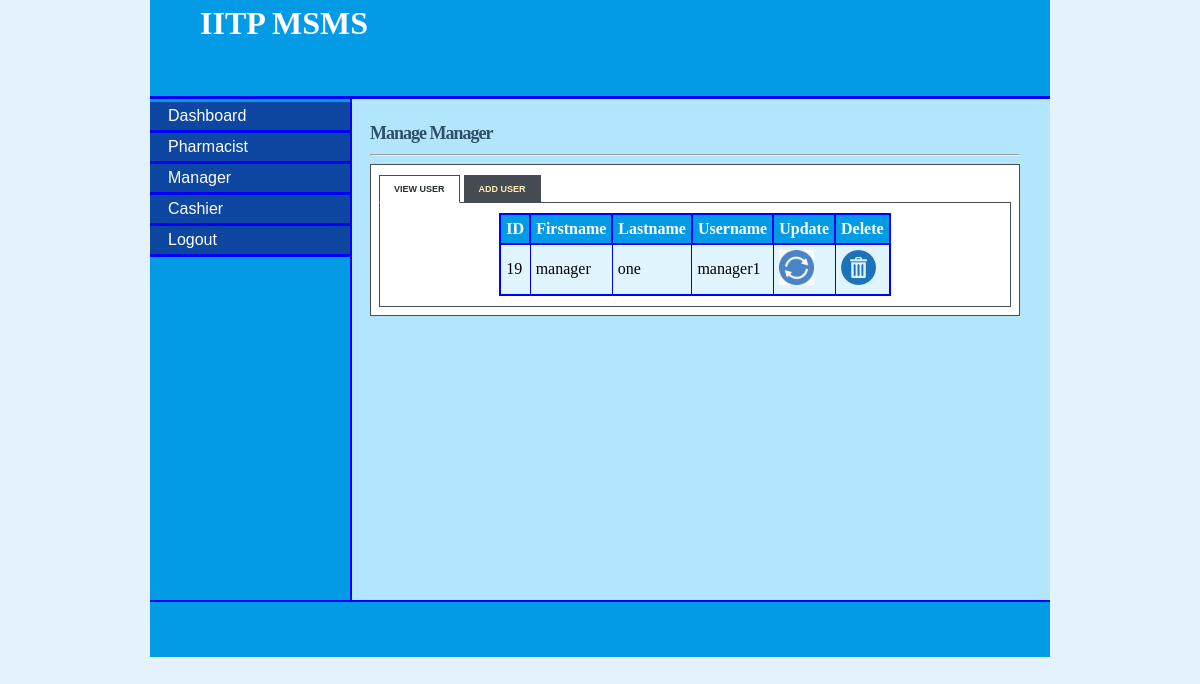
Page /admin_manager.php (signed in) on the committed database.
### tables this page shows
CREATE TABLE `manager` (
  `manager_id` tinyint(5) NOT NULL,
  `first_name` varchar(15) NOT NULL,
  `last_name` varchar(15) NOT NULL,
  `staff_id` varchar(10) NOT NULL,
  `postal_address` varchar(20) NOT NULL,
  `phone` varchar(12) NOT NULL,
  `email` varchar(20) NOT NULL,
  `username` varchar(10) NOT NULL,
  `password` varchar(10) NOT NULL,
  `date` datetime NOT NULL
);

### admin_manager.php (the view, shortened to what this page needs)
<?php
$conn = new mysqli("db","user","test","myDb");
?>
<!DOCTYPE html>
<html>
<head>
	<link rel="stylesheet" type="text/css" href="style/ms.css">
	<link rel="stylesheet" href="style/s.css" type="text/css" media="screen" />
	<link rel="stylesheet" href="style/ta.css" type="text/css" media="screen" />
</head>
<body>
	<div id="content">
		<div id="header">
			<h1>IITP MSMS</h1></div>
			<div id="left_column">
				<div id="button">
					<ul>
						<li><a href="admin.php">Dashboard</a></li>
						<li><a href="admin_pharmacist.php">Pharmacist</a></li>
						<li><a href="admin_manager.php">Manager</a></li>
						<li><a href="admin_cashier.php">Cashier</a></li>
						<li><a href="logout.php">Logout</a></li>
					</ul>
				</div>
			</div>
			<div id="main">
				<div id="tabbed_box" class="tabbed_box">
					<h4>Manage Manager</h4>
					<hr/>
					<div class="tabbed_area">
						<ul class="tabs">
							<li><a href="javascript:tabSwitch('tab_1', 'content_1');" id="tab_1" class="active">View User</a></li>
							<li><a href="javascript:tabSwitch('tab_2', 'content_2');" id="tab_2">Add User</a></li>
						</ul>
						<div id="content_1" class="content">
							<?php
        $result = mysqli_query($conn,"SELECT * FROM manager");
        echo "<table border='1' cellpadding='5' align='center'>";
        echo "<tr> <th>ID</th><th>Firstname </th> <th>Lastname </th> <th>Username </th><th>Update </th><th>Delete</th></tr>";
        while($row = mysqli_fetch_array( $result )) {
        	echo "<tr>";
        	echo '<td>' . $row['manager_id'] . '</td>';
        	echo '<td>' . $row['first_name'] . '</td>';
        	echo '<td>' . $row['last_name'] . '</td>';
        	echo '<td>' . $row['username'] . '</td>';
        	?>
        	<td><a href="update_manager.php?username=<?php echo $row['username']?>"><img src="images/update.png" width="35" height="35" border="0" /></a></td>
        	<td><a href="delete_manager.php?manager_id=<?php echo $row['manager_id']?>"><img src="images/delete.png" width="35" height="35" border="0" /></a></td>
        	<?php
        }
        echo "</table>";
        ?>
    </div>
</div>
</div>
</div>
<div id="footer" align="Center"> </div>
</div>
</body>
</html>

### style/ms.css (style rules this page uses)
body { margin-top: 0px; padding-top: 0px; background-color:#E3F2FD; }
#content { margin-left: auto; margin-right: auto; background: #B3E5FC; width: 900px; height: 600px; }
#header { width: 900px; height: 96px; background: #039BE5; border-bottom: solid 3px blue; }
#header h1 { margin: 0px; padding-top: 5px; margin-left: 50px; color: #fff; }
#left_column { clear: all; float: left; width: 200px; height: 501px; background: #039BE5; border-right:solid 2px blue; }
#main { clear: all; width: 780px; height: 470px; background: #B3E5FC; }
#button { width: 12.5em; padding: 0 0 1em 0; margin-top: 0.2em; margin-bottom: 1em; font-family: 'Trebuchet MS', 'Lucida Grande', Verdana, Arial, Sans-serif; background: #039BE5; color: #333; }
#button ul { list-style: none; margin: 0; padding: 0; border: none; }
#button li { border-bottom: 3px solid blue; margin: 0; list-style: none; list-style-image: none; }
#button li a { display: block; padding: 5px 5px 5px 0.5em; border-left: 10px solid #0D47A1; border-right: 10px solid #0D47A1; background-color: #0D47A1; color: #fff; text-decoration: none; width: 100%; }
html>body #button li a { width: auto; }
#footer { width: 900px; height: 55px; background: #039BE5; clear: all; border-top: solid 2px blue; }

### style/s.css (style rules this page uses)
#tabbed_box { margin: 0px auto 0px 220px; width: 650px; }
.tabbed_box h4 { font-size: 18px; color:#2F4F6F; letter-spacing:-1px; margin-bottom:10px; }
.tabbed_area { border: 1px solid #494e52; background-color: #fff; padding: 8px; }
ul.tabs { margin: 0px; padding: 0px; margin-top: 5px; margin-bottom: 6px; }
ul.tabs li { list-style: none; display: inline; }
ul.tabs li a { background-color: #464c54; color: #ffebb5; padding: 8px 14px 8px 14px; text-decoration: none; font-size: 9px; font-family: Verdana, Arial, Helvetica, sans-serif; font-weight: bold; text-transform: uppercase; border: 1px solid #464c54; }
ul.tabs li a.active { background-color: #ffffff; color: #282e32; border: 1px solid #464c54; border-bottom: 1px solid #ffffff; }
.content { background-color: #ffffff; padding: 10px; border: 1px solid #464c54; }

### style/ta.css (style rules this page uses)
table { border-collapse:collapse; }
table,th { border: 2px solid blue; }
th { background-color: #039BE5; color:white; }
td { background-color: #E1F5FE; }

### admin_manager.php (style rules this page uses)
#main { height: 477px; }

### rows in the picture
manager: manager_id "19", first_name "manager", last_name "one", username "manager1"
